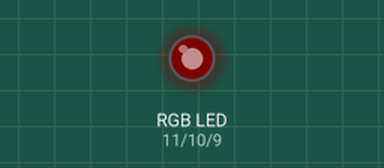
Bench run of a program on a simulated Arduino Uno, built with avr-gcc and run on an emulated ATmega328P. On the bench: an RGB LED mixed from three pins (HIGH = lit). Dim RGB values are drawn brighter than linear.

Above: at 0.05 s.
At 1.0 s:
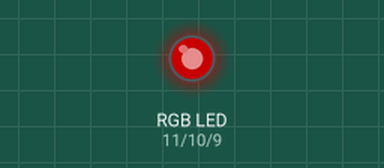
At 1.95 s:
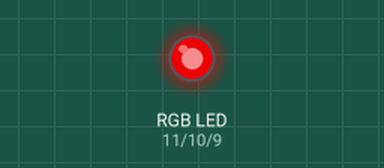
At 3.85 s:
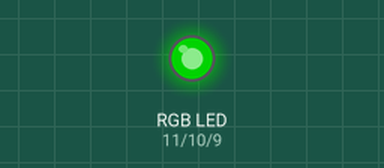
At 5.75 s:
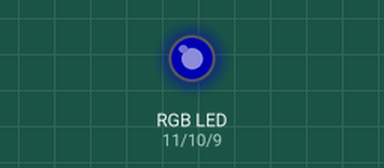
At 7.7 s:
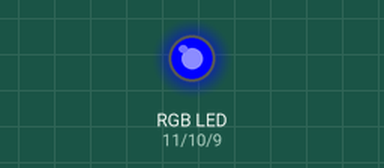
Timing chart, 0 to 10.0 s (numbered marks = the images above):
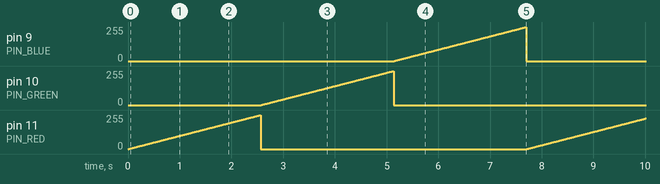

Measured:
- by itself, pin 9 (PIN_BLUE), pin 10 (PIN_GREEN), pin 11 (PIN_RED): ramps from 0/255 to 255/255 and jumps back, once every 7.7 s

The program:

main.cpp
```cpp
#include <Arduino.h>

#define PIN_RED 11
#define PIN_GREEN 10
#define PIN_BLUE 9

void ledColors(int red, int green, int blue) {
	analogWrite(PIN_RED, red);
	analogWrite(PIN_GREEN, green);
	analogWrite(PIN_BLUE, blue);
}

void setup () {
	pinMode(PIN_RED, OUTPUT);
	pinMode(PIN_GREEN, OUTPUT);
	pinMode(PIN_BLUE, OUTPUT);
}

void loop () {
	for (int red = 0; red < 256; red++) {
		ledColors(red, 0, 0);

		delay(10);
	}

	for (int green = 0; green < 256; green++) {
		ledColors(0, green, 0);

		delay(10);
	}

	for (int blue = 0; blue < 256; blue++) {
		ledColors(0, 0, blue);

		delay(10);
	}
}
```
